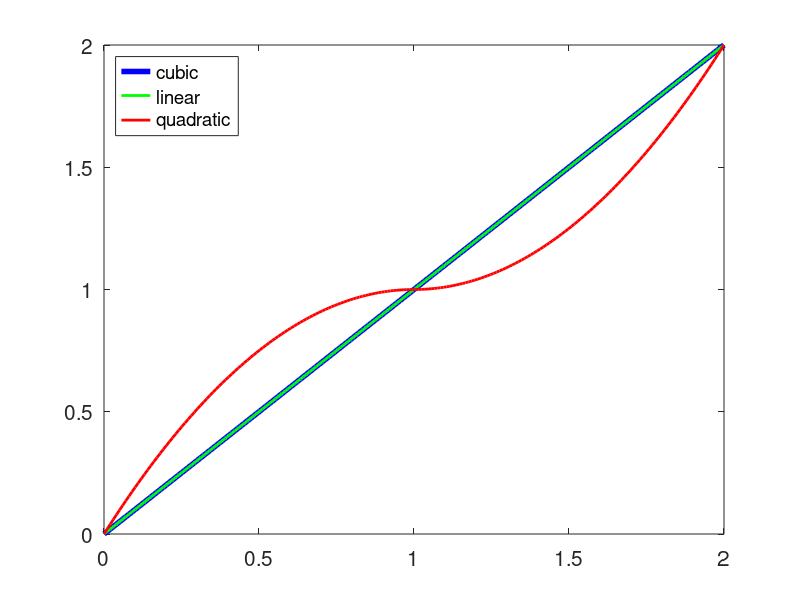

This chart was generated by the following MATLAB code:

% Use the data points (0,1), (1,e), (2,e^2), (3,e^3) to form a natural
% cubic spline S(x) that approximates f(x) = e^x

% Data points
xpts = 0:2;
ypts = xpts;

N = length(xpts); % number of data points N = n+1

h = diff(xpts);  % h values (step sizes between nodes)
a_coeff = ypts;  % a_j spline coefficients

% Build A (size NxN), b (size Nx1)
A = [1 0 0; ...
    h(1) 2*(h(1)+h(2)) h(2); ...
    0 0 1];

b = [0; ...
    3/h(2)*(a_coeff(3)-a_coeff(2)) - 3/h(1)*(a_coeff(2)-a_coeff(1)); ...
    0];

% Solve for c_coeff
c_coeff = A\b;  % inv(A)*b

% Compute b_coeff and d_coeff
b_coeff = zeros(N-1,1);
d_coeff = zeros(N-1,1);
for j = 1:N-1
    b_coeff(j) = 1/h(j)*(a_coeff(j+1)-a_coeff(j))-h(j)/3*(2*c_coeff(j)+c_coeff(j+1));
    d_coeff(j) = (c_coeff(j+1)-c_coeff(j))/(3*h(j));
end

% Build spline
xeval = linspace(xpts(1),xpts(end),200);
S_val = zeros(size(xeval));
for i = 1:length(xeval)
    if ( xpts(1) <= xeval(i) && xeval(i) < xpts(2) )
        S_val(i) = a_coeff(1) + b_coeff(1)*(xeval(i)-xpts(1))...
            + c_coeff(1)*(xeval(i)-xpts(1))^2 + d_coeff(1)*(xeval(i)-xpts(1))^3;
    elseif ( xpts(2) <= xeval(i) && xeval(i) <= xpts(3) )
        S_val(i) = a_coeff(2) + b_coeff(2)*(xeval(i)-xpts(2))...
            + c_coeff(2)*(xeval(i)-xpts(2))^2 + d_coeff(2)*(xeval(i)-xpts(2))^3;
    end
end

% quadratic spline
Q_val = zeros(size(xeval));
for i = 1:length(xeval)
    if ( xpts(1) <= xeval(i) && xeval(i) < xpts(2) )
        Q_val(i) = -xeval(i)^2 + 2 * xeval(i);
    elseif ( xpts(2) <= xeval(i) && xeval(i) <= xpts(3) )
        Q_val(i) = xeval(i)^2 - 2 * xeval(i) + 2;
    end
end


% Plot data, resulting spline
figure(1);
plot(xeval,S_val,'-b','LineWidth',4); hold on;
plot(xeval, xeval, '-g','LineWidth',2); hold on;
plot(xeval, Q_val, '-r','LineWidth',2); hold off;
set(gca,'FontSize',15);
legend({'cubic','linear','quadratic'},'Location', 'Northwest');
